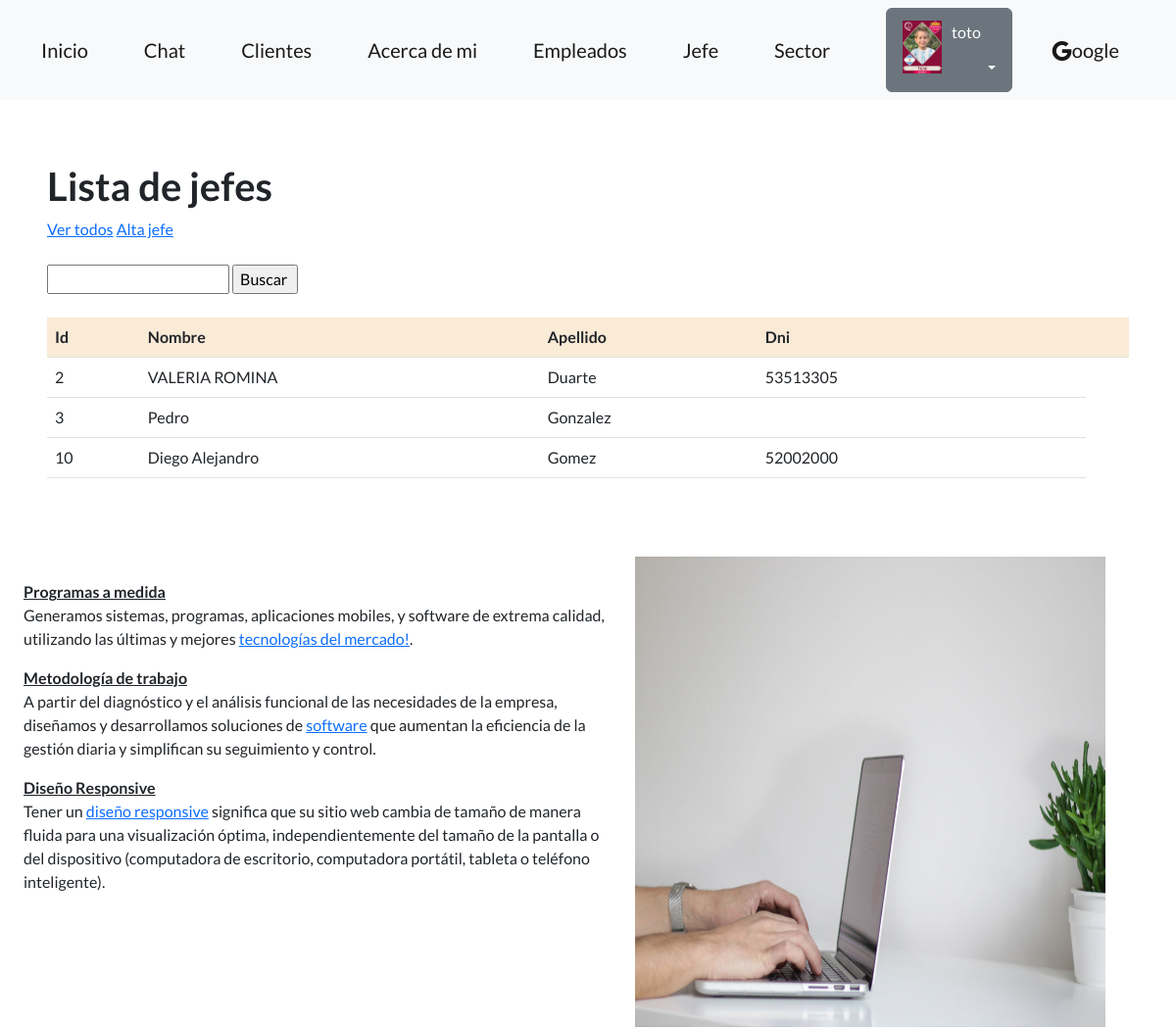
The page /empleados/jefe/ (signed in, upper part) on the database as committed earlier.
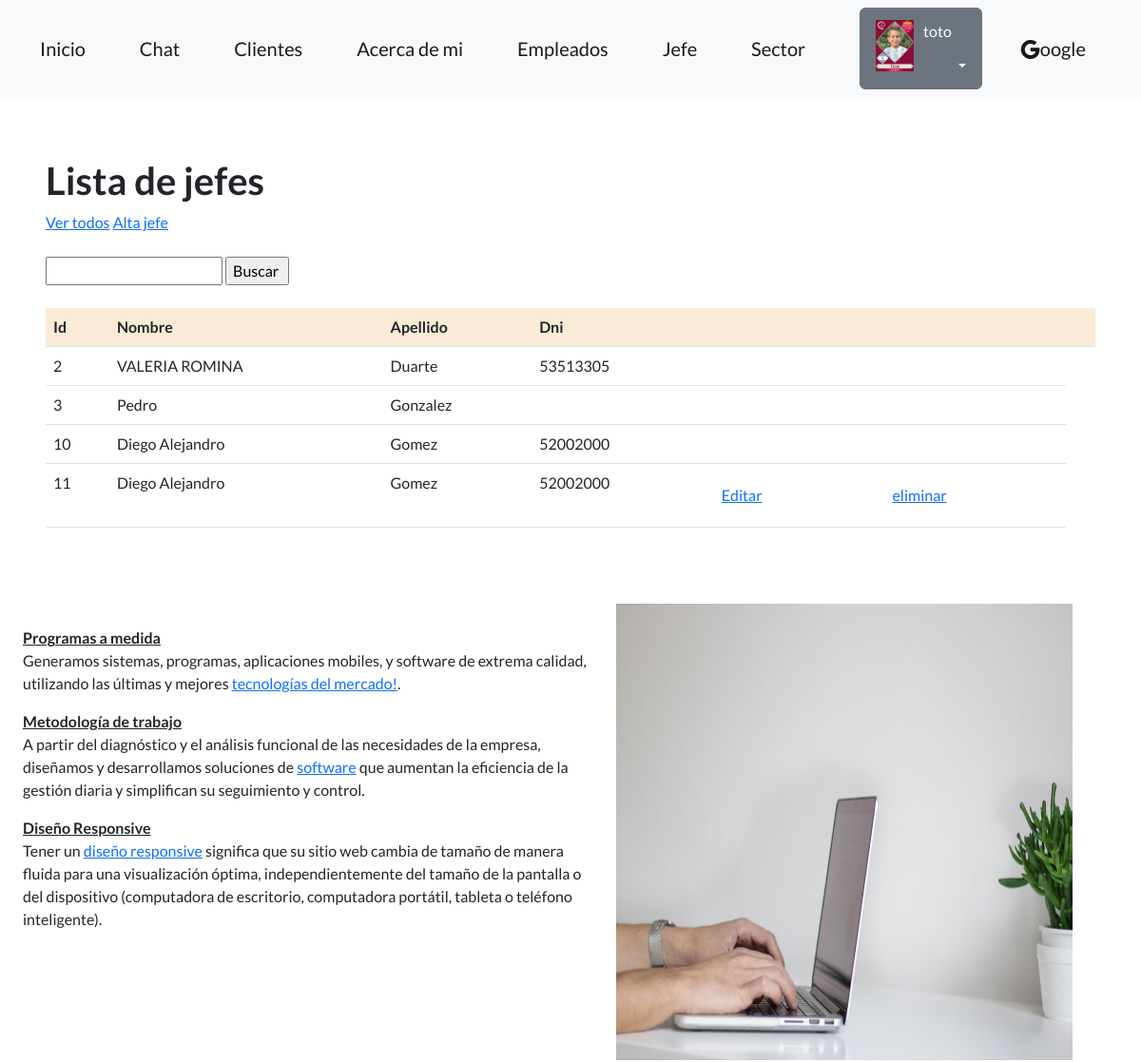
The same page on the database as committed later.
### perfiles/models.py (models this page shows, shortened)
class Avatar(models.Model):
   user = models.OneToOneField(User, on_delete=models.CASCADE, null=True)
   imagen = models.ImageField(upload_to='avatares', null=True, blank=True)

### control_empleados/models.py (models this page shows, shortened)
class Jefe(models.Model):
    apellido = models.CharField(max_length=256)
    nombre = models.CharField(max_length=256)
    dni = models.CharField(max_length=32)
    email = models.EmailField(blank=True)
    fecha_nacimiento = models.DateField(null=True, blank=True)
    profesion = models.CharField(max_length=128)
    bio = models.TextField(blank=True)
    creador = models.ForeignKey(User, on_delete=models.SET_NULL, null=True)

### control_empleados/views.py (the view)
# urls.py: path('jefe/', listar_jefe, name='listar_jefe'),
def listar_jefe(request):
    contexto = {
        'jefe': Jefe.objects.all(),
    }
    http_response = render(
        request=request,
        template_name='control_empleados/listar_jefe.html',
        context=contexto,
    )
    return http_response

### control_empleados/templates/control_empleados/listar_jefe.html (shortened to what this page needs)
{% extends 'base.html' %}
{% block contenido %}
    <h1>Lista de jefes</h1>
    <a href="{% url 'listar_jefe' %}">Ver todos</a>
    <a href="{% url 'crear_jefe' %}">Alta jefe</a>
    <br><br>
    <form action="{% url 'buscar_jefe' %}" method="post">
      <input type="text" name="busqueda">
      <input type="submit" value="Buscar ">
    </form>
    <br>
    <table class="table">
        <tbody>
            <tr style='background-color:antiquewhite'>
                <th>Id</th>
                <th>Nombre</th>
                <th>Apellido</th>
                <th>Dni</th>
                 <th></th>
                <th></th>
                <th></th>
             </tr>
            {% for jefes in jefe%}
            <tr>
                <td>{{jefes.id}} </td>
                <td>{{jefes.nombre}} </td>
                <td>{{jefes.apellido}} </td>
                <td>{{jefes.dni}} </td>
              <td>
                    {% if user == jefes.creador %}
                    <a class='btn btn-link' href="{% url 'editar_jefe' jefes.id %}">Editar</a>
                    {% endif %}
                </td>
                <td>
                  {% if user == jefes.creador %}
                    <form action="{% url 'eliminar_jefe' jefes.id %}" method="post">
                      <input type="submit" class='btn btn-link' value="eliminar"/>
                    </form>
                    {% endif %}
                </td>
         </tr>
        {% endfor%}
        </tbody>
    </table>
{% endblock contenido %}

### templates_base/base.html (shortened to what this page needs)
{% load static %}
<!DOCTYPE html>
<html lang="en">
    <head>
        <link href="https://cdn.jsdelivr.net/npm/bootstrap-icons@1.5.0/font/bootstrap-icons.css" rel="stylesheet" type="text/css" />
        <link rel="stylesheet" href="https://cdn.jsdelivr.net/npm/bootstrap-icons@1.11.2/font/bootstrap-icons.min.css">
        <link href="{% static 'css/styles.css' %}" rel="stylesheet" />
    </head>
    <body >
        <nav class="navbar navbar-light bg-light static-top">
            <div class="container">
                <a class="navbar-brand" href="{% url 'inicio' %}">Inicio</a>
                <a class="navbar-brand" href="{% url 'chat_list'  %}">Chat</a>
                <a class="navbar-brand" href="{% url 'clientes' %}">Clientes</a>
                <a class="navbar-brand" href="{% url 'acerca_de_mi' %}">Acerca de mi</a>
                 <a class="navbar-brand" href="{% url 'listar_empleados' %}">Empleados</a>
                <a class="navbar-brand" href="{% url 'listar_jefe' %}">Jefe</a>
                <a class="navbar-brand" href="{% url 'listar_sector' %}">Sector</a>
                {% if user.is_authenticated %}
                <div class="dropdown">
                    <button class="btn btn-secondary dropdown-toggle" type="button" id="dropdownMenuButton1" data-bs-toggle="dropdown" aria-expanded="false">
                    <div style="display: inline-flex;">
                    <img src="{{ user.avatar.imagen.url }}" style="max-width: 40px;margin-right: 10px;"/>
                    <span>{{ user.username }}</span>
                    </div>
                    </button>
                    </div>
                    {% else %}
                    <a class="btn btn-primary" href="{% url 'login' %}">Iniciar sesión</a>
                    <a class="btn btn-success" href="{% url 'registro' %}">Crear nueva cuenta</a>
                {% endif %}
                <a class="navbar-brand" href="https://www.google.com/" target="_blank"><i class="bi bi-google"></i>oogle</a>
            </div>
         </nav>
         <section style="padding: 4rem 3rem;">
            {% block contenido %}
            {% endblock contenido %}
        </section>
        <section class="showcase">
            <div class="container-fluid p-0">
                <div class="row g-0">
                         <img class="col-lg-6 order-lg-2 text-white showcase-img" ; style="width: 40%; height: 30%;";  src="{% static 'assets/img/bg-showcase-3.jpg' %}" alt="..." />
                     <div class="col-lg-6 order-lg-1 m-4  ">
                        <p><b><u>Programas a medida</u></b><br>
                        Generamos sistemas, programas, aplicaciones mobiles, y software de extrema calidad, utilizando las últimas y mejores <a href="https://www.wipo.int/wipo_magazine/es/2012/02/article_0005.html" target="_blank">tecnologías del mercado!</a>. </p>
                        <p><b><u>Metodología de trabajo</u></b><br>
                        A partir del diagnóstico y el análisis funcional de las necesidades de la empresa, diseñamos y desarrollamos soluciones de <a href="https://es.wikipedia.org/wiki/Software" target="_blank" rel="noopener noreferrer">software</a> que aumentan la eficiencia de la gestión diaria y simplifican su seguimiento y control.</p>
                        <p><b><u>Diseño Responsive</a></u></b><br>
                        Tener un <a href="https://gomezdiego.com.ar/responsive/" target="_blank"  >diseño responsive</a> significa que su sitio web cambia de tamaño de manera fluida para una visualización óptima, independientemente del tamaño de la pantalla o del dispositivo (computadora de escritorio, computadora portátil, tableta o teléfono inteligente).</p>
                    </div>
                </div>
            </div>
         </section>
    </body>
</html>

Rows that differ between the two databases and show on the page:
added Jefe: id "11", nombre "Diego Alejandro", apellido "Gomez", dni "52002000", shows "Editar"
